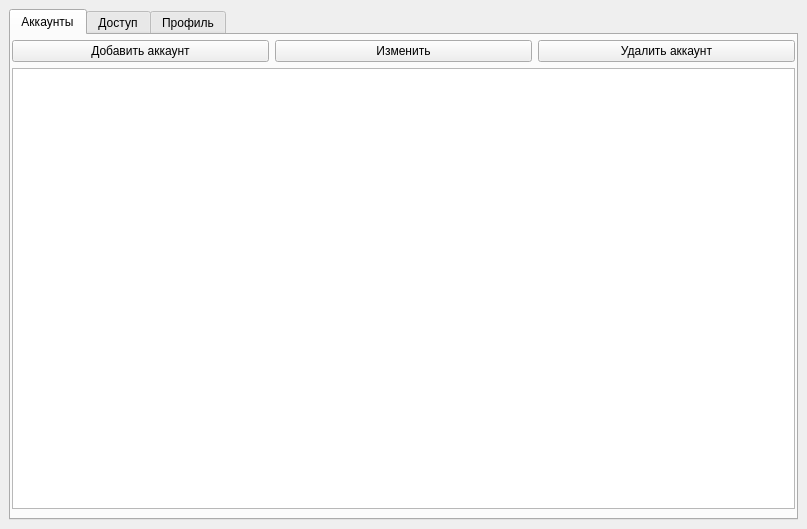
<?xml version="1.0" encoding="UTF-8"?>
<ui version="4.0">
 <class>MainWindow</class>
 <widget class="QMainWindow" name="MainWindow">
  <property name="geometry">
   <rect>
    <x>0</x>
    <y>0</y>
    <width>807</width>
    <height>529</height>
   </rect>
  </property>
  <property name="windowTitle">
   <string>Дневник</string>
  </property>
  <widget class="QWidget" name="centralwidget">
   <layout class="QHBoxLayout" name="horizontalLayout_5">
    <item>
     <widget class="QTabWidget" name="tabWidget">
      <property name="sizePolicy">
       <sizepolicy hsizetype="Expanding" vsizetype="Expanding">
        <horstretch>0</horstretch>
        <verstretch>0</verstretch>
       </sizepolicy>
      </property>
      <property name="currentIndex">
       <number>0</number>
      </property>
      <widget class="QWidget" name="tab_accounts">
       <attribute name="title">
        <string>Аккаунты</string>
       </attribute>
       <layout class="QVBoxLayout" name="verticalLayout">
        <property name="leftMargin">
         <number>1</number>
        </property>
        <property name="topMargin">
         <number>5</number>
        </property>
        <property name="rightMargin">
         <number>1</number>
        </property>
        <item>
         <layout class="QHBoxLayout" name="accounts_buttons">
          <item>
           <widget class="QPushButton" name="button_add_account">
            <property name="enabled">
             <bool>true</bool>
            </property>
            <property name="sizePolicy">
             <sizepolicy hsizetype="Minimum" vsizetype="Fixed">
              <horstretch>0</horstretch>
              <verstretch>0</verstretch>
             </sizepolicy>
            </property>
            <property name="text">
             <string>Добавить аккаунт</string>
            </property>
           </widget>
          </item>
          <item>
           <widget class="QPushButton" name="button_change_account">
            <property name="text">
             <string>Изменить</string>
            </property>
           </widget>
          </item>
          <item>
           <widget class="QPushButton" name="button_delete_account">
            <property name="text">
             <string>Удалить аккаунт</string>
            </property>
           </widget>
          </item>
         </layout>
        </item>
        <item>
         <widget class="QTableWidget" name="accounts_table"/>
        </item>
       </layout>
      </widget>
      <widget class="QWidget" name="tab_access">
       <attribute name="title">
        <string>Доступ</string>
       </attribute>
       <layout class="QVBoxLayout" name="verticalLayout_2">
        <property name="leftMargin">
         <number>1</number>
        </property>
        <property name="topMargin">
         <number>5</number>
        </property>
        <property name="rightMargin">
         <number>1</number>
        </property>
        <item>
         <layout class="QHBoxLayout" name="access_buttons">
          <property name="rightMargin">
           <number>0</number>
          </property>
          <item>
           <widget class="QPushButton" name="button_add_user">
            <property name="text">
             <string>Добавить пользователя</string>
            </property>
           </widget>
          </item>
          <item>
           <widget class="QPushButton" name="button_delete_student">
            <property name="text">
             <string>Удалить пользователя</string>
            </property>
           </widget>
          </item>
         </layout>
        </item>
        <item>
         <widget class="QTableWidget" name="table_students"/>
        </item>
       </layout>
      </widget>
      <widget class="QWidget" name="tab_profile">
       <attribute name="title">
        <string>Профиль</string>
       </attribute>
       <layout class="QVBoxLayout" name="verticalLayout_4">
        <property name="leftMargin">
         <number>1</number>
        </property>
        <property name="topMargin">
         <number>5</number>
        </property>
        <property name="rightMargin">
         <number>1</number>
        </property>
        <item>
         <layout class="QGridLayout" name="gridLayout">
          <item row="1" column="0">
           <widget class="QPushButton" name="profile_image_upload">
            <property name="text">
             <string>Загрузить изображение профиля</string>
            </property>
           </widget>
          </item>
          <item row="0" column="0">
           <widget class="QLabel" name="profile_image">
            <property name="text">
             <string/>
            </property>
           </widget>
          </item>
          <item row="0" column="1">
           <layout class="QVBoxLayout" name="profile_data">
            <item>
             <widget class="QLabel" name="profile_login">
              <property name="text">
               <string/>
              </property>
             </widget>
            </item>
            <item>
             <widget class="QLabel" name="profile_password">
              <property name="text">
               <string/>
              </property>
             </widget>
            </item>
            <item>
             <widget class="QLabel" name="profile_email">
              <property name="text">
               <string/>
              </property>
             </widget>
            </item>
           </layout>
          </item>
          <item row="0" column="2">
           <layout class="QVBoxLayout" name="profile_check_show">
            <item>
             <widget class="QCheckBox" name="profile_show_login">
              <property name="text">
               <string>Показать логин</string>
              </property>
             </widget>
            </item>
            <item>
             <widget class="QCheckBox" name="profile_show_password">
              <property name="text">
               <string>Показать пароль</string>
              </property>
             </widget>
            </item>
            <item>
             <widget class="QCheckBox" name="profile_show_email">
              <property name="text">
               <string>Показать почту</string>
              </property>
             </widget>
            </item>
           </layout>
          </item>
         </layout>
        </item>
       </layout>
      </widget>
     </widget>
    </item>
   </layout>
  </widget>
 </widget>
 <resources/>
 <connections/>
</ui>
